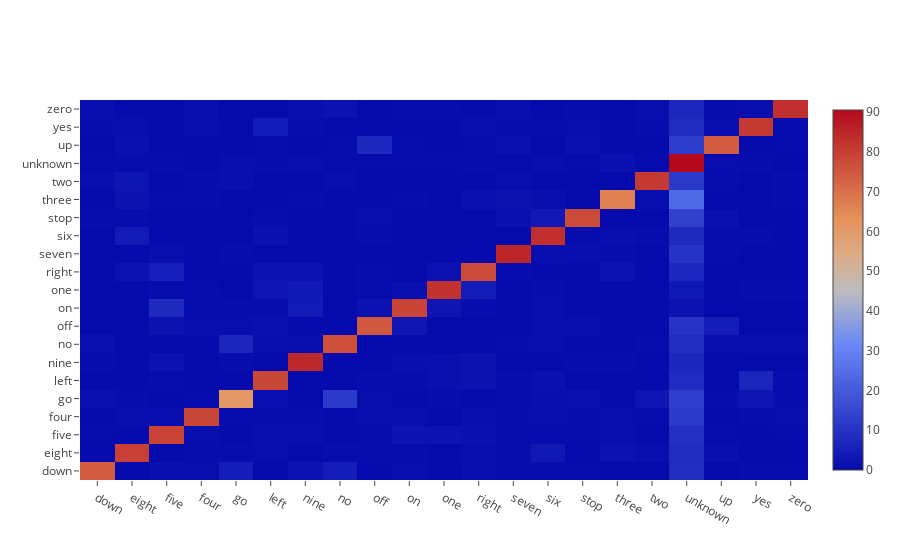

This figure's notebook cell:
### Markdown cell above
#### Architecture 3

### Code cell
cm = confusion_matrix(labels, n_arch3_labels)
cm = cm.astype('float') / cm.sum(axis=1)[:, np.newaxis] * 100
py.iplot([go.Heatmap(z=cm, x=encoder.classes_, y=encoder.classes_)], filename='n_arch3_confusion_matrix')

### Figure 1 — Plotly figure (JSON) as saved in the notebook; plotly's stock layout.template omitted (floating-point values rounded to 4 significant figures; data arrays with more than 128 entries replaced by an {"elided": "..."} marker saying what was removed)
{"data": [{"type": "heatmap", "x": ["down", "eight", "five", "four", "go", "left", "nine", "no", "off", "on", "one", "right", "seven", "six", "stop", "three", "two", "unknown", "up", "yes", "zero"], "y": ["down", "eight", "five", "four", "go", "left", "nine", "no", "off", "on", "one", "right", "seven", "six", "stop", "three", "two", "unknown", "up", "yes", "zero"], "z": {"elided": "21x21 float values"}}], "layout": {}}
